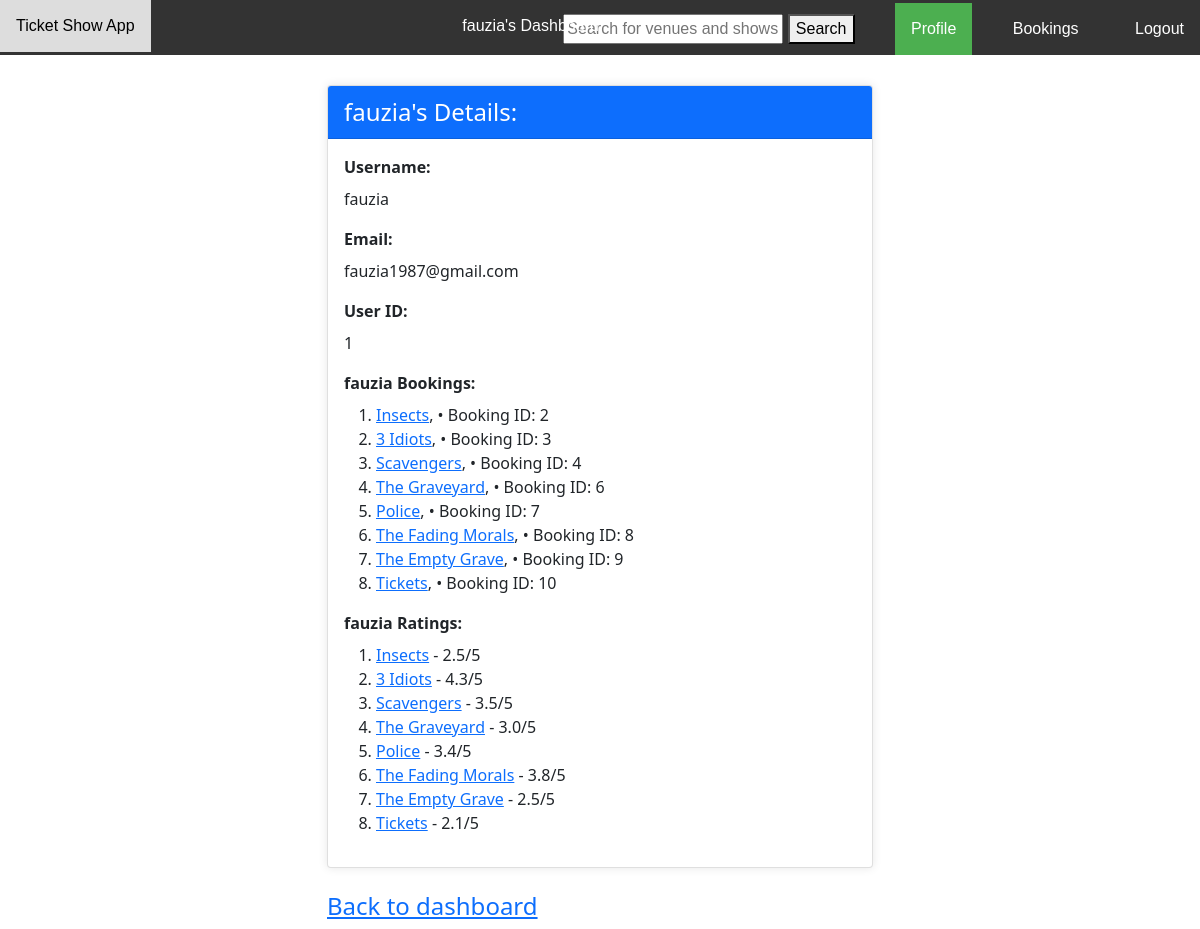
/user/1/profile, run on the app's committed database.
### application/models.py (models this page shows, shortened)
class User(db.Model):
    user_id = db.Column(db.Integer, primary_key=True)
    u_username = db.Column(db.String(50), unique=True)
    u_password = db.Column(db.String(50), nullable=False)
    u_email = db.Column(db.String(50))
    is_admin = db.Column(db.Boolean, nullable=True)
    u_bookings = db.relationship(
        "Booking", backref="which_user", cascade="all, delete")
    u_ratings = db.relationship(
        "Ratings", backref="which_user", cascade="all, delete")

class Booking(db.Model):
    booking_id = db.Column(db.Integer, primary_key=True)
    user_id = db.Column(db.Integer, db.ForeignKey(
        'user.user_id'), nullable=False)
    v_id = db.Column(db.Integer, db.ForeignKey('venue.v_id'), nullable=False)
    s_id = db.Column(db.Integer, db.ForeignKey('show.s_id'), nullable=False)
    no_of_tickets = db.Column(db.Integer, default=1)
    b_date = db.Column(db.Date)
    b_time = db.Column(db.Time)
    b_cost = db.Column(db.Float)

class Show(db.Model):
    s_id = db.Column(db.Integer, primary_key=True)
    s_name = db.Column(db.String(50), nullable=False)
    seats_booked = db.Column(db.Integer, default=0)
    s_rating = db.Column(db.String(6), nullable=True)
    s_tags = db.Column(db.String(100), nullable=True)
    s_price = db.Column(db.Integer, nullable=False)
    s_time = db.Column(db.String, nullable = False)
    s_venue = db.Column(db.Integer, db.ForeignKey('venue.v_id'), nullable=False)
    admin_id = db.Column(db.Integer, db.ForeignKey(
        'admin.admin_id'), default=1)
    s_bookings = db.relationship(
        "Booking", backref="which_show", cascade="all, delete")
    s_ratings = db.relationship(
        "Ratings", backref="which_show", cascade="all, delete")

class Ratings(db.Model):
    __tablename__ = 'ratings'
    r_id = db.Column(db.Integer, primary_key=True)
    user_id = db.Column(db.Integer, db.ForeignKey('user.user_id'), nullable = False)
    s_id = db.Column(db.Integer, db.ForeignKey('show.s_id'))
    r_score = db.Column(db.Float, default = 0)
    r_date = db.Column(db.DateTime, default=datetime.utcnow())

### application/controllers.py (the view)
@app.route('/user/<int:u_id>/profile')
def user_profile(u_id):
    user_details = User.query.get(u_id)
    return render_template('user_profile.html', user_details=user_details)

### templates/user_profile.html (shortened to what this page needs)
<!DOCTYPE html>
<html lang="en">
<head>
    <link rel="stylesheet" href="https://cdn.jsdelivr.net/npm/bootstrap@5.0.0/dist/css/bootstrap.min.css">
    <link rel="stylesheet" href="/static/css/navbar.css">
</head>
<body>
    <nav>
        <a class="home-link " href="#">Ticket Show App</a>
        <a class="products-link" style="left: 30%;" href="/user/{{user_details.user_id}}">{{user_details.u_username}}'s
            Dashboard</a>
        <div class="right-links">
            <form action="/user/{{user_details.user_id}}/search" method="post" class="search_bar">
                <input type="text" name="q" style="width:220px;" placeholder="Search for venues and shows">
                <button type="submit">Search</button>
            </form>
            <a href="/user/{{user_details.user_id}}/profile" class="active">Profile</a>
            <a href="/user/{{user_details.user_id}}/bookings">Bookings</a>
            <a href="/">Logout</a>
        </div>
    </nav>
    <div class="container">
        <div class="row">
            <div class="col-md-6 mx-auto">
                <div class="card">
                    <div class="card-header bg-primary text-white">
                        {{user_details.u_username}}'s Details:
                    </div>
                    <div class="card-body">
                        <div class="mb-3">
                            <label for="name" class="form-label">Username:</label>
                            <p id="name">{{user_details.u_username}}</p>
                        </div>
                        <div class="mb-3">
                            <label for="email" class="form-label">Email:</label>
                            <p id="email">{{user_details.u_email}}</p>
                        </div>
                        <div class="mb-3">
                            <label for="phone" class="form-label">User ID:</label>
                            <p id="phone">{{user_details.user_id}}</p>
                        </div>
                        <div class="mb-3">
                            <label for="address" class="form-label">{{user_details.u_username}} Bookings:</label>
                            <ol>
                                {% for booking in user_details.u_bookings %}
                                <li> <a href="/api/show/{{booking.which_show.s_id}}/display">{{
                                        booking.which_show.s_name }}</a>, • Booking ID: {{booking.booking_id}}</li>
                                {% endfor %}
                            </ol>
                        </div>
                        <div class="mb-3">
                            <label for="address" class="form-label">{{user_details.u_username}} Ratings:</label>
                            <ol>
                                {% for rating in user_details.u_ratings %}
                                <li> <a href="/api/show/{{rating.s_id}}/display">{{ rating.which_show.s_name }}</a> - {{rating.r_score}}/5</li>
                                {% endfor %}
                            </ol>
                        </div>
                    </div>
                </div><br>
                <h4><a href="/user/{{user_details.user_id}}">Back to dashboard</a></h4>
            </div>
        </div>
    </div>
</body>
</html>

### static/css/navbar.css (style rules this page uses)
nav { overflow: hidden; background-color: #333; font-family: Arial, sans-serif; }
nav a { display: inline-block; color: white; text-align: center; padding: 14px 16px; text-decoration: none; }
.search_bar { display: inline-block; text-align: center; padding: 14px 16px 10px; }
nav .active { background-color: #4caf50; color: white; }
nav .home-link { float: left; }
nav .right-links { float: right; }
nav a:not(.home-link):not(.right-links) { margin-left: 20px; }
nav .products-link { position: relative; left: 10%; transform: translateX(-50%); }

### templates/user_profile.html (style rules this page uses)
.card { margin-top: 30px; box-shadow: 0 0 10px rgba(0, 0, 0, 0.1); }
.card-header { font-size: 1.5rem; }
.form-label { font-weight: bold; }

### data on the page
User: u_username "fauzia", u_email "fauzia1987@gmail.com", user_id "1"
Booking: which_show.s_name "Insects", booking_id "2"
Booking: which_show.s_name "3 Idiots", booking_id "3"
Booking: which_show.s_name "Scavengers", booking_id "4"
Booking: which_show.s_name "The Graveyard", booking_id "6"
Booking: which_show.s_name "Police", booking_id "7"
Booking: which_show.s_name "The Fading Morals", booking_id "8"
Booking: which_show.s_name "The Empty Grave", booking_id "9"
Booking: which_show.s_name "Tickets", booking_id "10"
Ratings: which_show.s_name "Insects", r_score "2.5"
Ratings: which_show.s_name "3 Idiots", r_score "4.3"
Ratings: which_show.s_name "Scavengers", r_score "3.5"
Ratings: which_show.s_name "The Graveyard", r_score "3.0"
Ratings: which_show.s_name "Police", r_score "3.4"
Ratings: which_show.s_name "The Fading Morals", r_score "3.8"
Ratings: which_show.s_name "The Empty Grave", r_score "2.5"
Ratings: which_show.s_name "Tickets", r_score "2.1"
